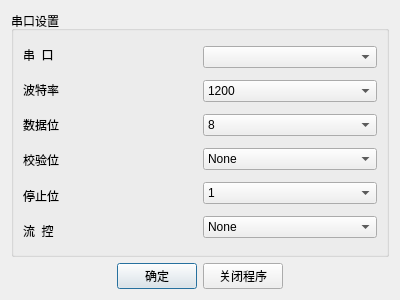
<?xml version="1.0" encoding="UTF-8"?>
<ui version="4.0">
 <class>ComDialog</class>
 <widget class="QDialog" name="ComDialog">
  <property name="geometry">
   <rect>
    <x>0</x>
    <y>0</y>
    <width>400</width>
    <height>300</height>
   </rect>
  </property>
  <property name="windowTitle">
   <string>Dialog</string>
  </property>
  <layout class="QGridLayout" name="gridLayout_2">
   <item row="0" column="0">
    <layout class="QVBoxLayout" name="verticalLayout">
     <item>
      <widget class="QGroupBox" name="groupBoxComSet">
       <property name="title">
        <string>串口设置</string>
       </property>
       <layout class="QHBoxLayout" name="horizontalLayout_2">
        <item>
         <layout class="QVBoxLayout" name="verticalLayout_2">
          <item>
           <widget class="QLabel" name="labelComName">
            <property name="text">
             <string>串  口</string>
            </property>
           </widget>
          </item>
          <item>
           <widget class="QLabel" name="labelBaudRate">
            <property name="text">
             <string>波特率</string>
            </property>
           </widget>
          </item>
          <item>
           <widget class="QLabel" name="labelDataBits">
            <property name="text">
             <string>数据位</string>
            </property>
           </widget>
          </item>
          <item>
           <widget class="QLabel" name="labelParity">
            <property name="text">
             <string>校验位</string>
            </property>
           </widget>
          </item>
          <item>
           <widget class="QLabel" name="labelStopBits">
            <property name="text">
             <string>停止位</string>
            </property>
           </widget>
          </item>
          <item>
           <widget class="QLabel" name="labelFlowControl">
            <property name="text">
             <string>流  控</string>
            </property>
           </widget>
          </item>
         </layout>
        </item>
        <item>
         <layout class="QVBoxLayout" name="verticalLayout_3">
          <item>
           <widget class="QComboBox" name="comboBoxConName"/>
          </item>
          <item>
           <widget class="QComboBox" name="comboBoxBaudRate">
            <property name="editable">
             <bool>false</bool>
            </property>
            <property name="currentText">
             <string>1200</string>
            </property>
            <property name="currentIndex">
             <number>0</number>
            </property>
            <item>
             <property name="text">
              <string>1200</string>
             </property>
            </item>
            <item>
             <property name="text">
              <string>2400</string>
             </property>
            </item>
            <item>
             <property name="text">
              <string>4800</string>
             </property>
            </item>
            <item>
             <property name="text">
              <string>9600</string>
             </property>
            </item>
            <item>
             <property name="text">
              <string>19200</string>
             </property>
            </item>
            <item>
             <property name="text">
              <string>38400</string>
             </property>
            </item>
            <item>
             <property name="text">
              <string>57600</string>
             </property>
            </item>
            <item>
             <property name="text">
              <string>115200</string>
             </property>
            </item>
           </widget>
          </item>
          <item>
           <widget class="QComboBox" name="comboBoxDataBits">
            <property name="currentIndex">
             <number>3</number>
            </property>
            <item>
             <property name="text">
              <string>5</string>
             </property>
            </item>
            <item>
             <property name="text">
              <string>6</string>
             </property>
            </item>
            <item>
             <property name="text">
              <string>7</string>
             </property>
            </item>
            <item>
             <property name="text">
              <string>8</string>
             </property>
            </item>
           </widget>
          </item>
          <item>
           <widget class="QComboBox" name="comboBoxParity">
            <item>
             <property name="text">
              <string>None</string>
             </property>
            </item>
            <item>
             <property name="text">
              <string>Even</string>
             </property>
            </item>
            <item>
             <property name="text">
              <string>Odd</string>
             </property>
            </item>
            <item>
             <property name="text">
              <string>Mark</string>
             </property>
            </item>
            <item>
             <property name="text">
              <string>Space</string>
             </property>
            </item>
           </widget>
          </item>
          <item>
           <widget class="QComboBox" name="comboBoxStopBits">
            <item>
             <property name="text">
              <string>1</string>
             </property>
            </item>
            <item>
             <property name="text">
              <string>1.5</string>
             </property>
            </item>
            <item>
             <property name="text">
              <string>2</string>
             </property>
            </item>
           </widget>
          </item>
          <item>
           <widget class="QComboBox" name="comboBoxFlowControl">
            <item>
             <property name="text">
              <string>None</string>
             </property>
            </item>
            <item>
             <property name="text">
              <string>RTS/CTS</string>
             </property>
            </item>
            <item>
             <property name="text">
              <string>XON/XOFF</string>
             </property>
            </item>
           </widget>
          </item>
         </layout>
        </item>
       </layout>
      </widget>
     </item>
     <item>
      <layout class="QHBoxLayout" name="horizontalLayout">
       <item>
        <spacer name="horizontalSpacer">
         <property name="orientation">
          <enum>Qt::Horizontal</enum>
         </property>
         <property name="sizeHint" stdset="0">
          <size>
           <width>40</width>
           <height>20</height>
          </size>
         </property>
        </spacer>
       </item>
       <item>
        <widget class="QPushButton" name="okButton">
         <property name="text">
          <string>确定</string>
         </property>
        </widget>
       </item>
       <item>
        <widget class="QPushButton" name="closeButton">
         <property name="text">
          <string>关闭程序</string>
         </property>
        </widget>
       </item>
       <item>
        <spacer name="horizontalSpacer_2">
         <property name="orientation">
          <enum>Qt::Horizontal</enum>
         </property>
         <property name="sizeHint" stdset="0">
          <size>
           <width>40</width>
           <height>20</height>
          </size>
         </property>
        </spacer>
       </item>
      </layout>
     </item>
    </layout>
   </item>
  </layout>
 </widget>
 <resources/>
 <connections/>
</ui>
